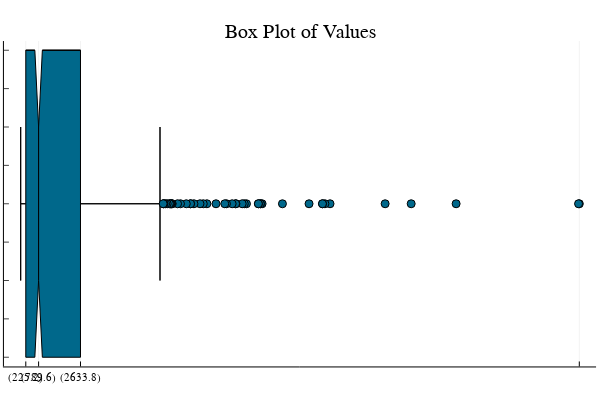

The code cell stored with this chart in its notebook:
### Code cell
using StatsPlots, Plots

plotly()
data = df_person.total_minutes

# Compute quartiles and max
p25, p50, p75 = quantile(data, [0.25, 0.50, 0.75])
max_val = maximum(data)

# Create box plot without y-axis numbers
p = boxplot(data, title="Box Plot of Values", orientation=:horizontal, 
    legend=false, notch=true, color=:deepskyblue4, yticks=false, xticks=([p25, p50, p75, max_val], 
    ["($(round(p25, digits=1)))", "($(round(p50, digits=1)))", 
     "($(round(p75, digits=1)))", "($(round(max_val, digits=1)))"]))

display(p)
savefig(p, "boxplot_updated.svg")

### Figure 1 — Plotly figure (JSON) as saved in the notebook; plotly's stock layout.template omitted (floating-point values rounded to 4 significant figures)
{"data": [{"fill": "tozeroy", "fillcolor": "rgba(0, 104, 139, 1.000)", "legendgroup": "y1", "line": {"color": "rgba(0, 0, 0, 1)", "dash": "solid", "width": 1}, "mode": "lines", "name": "y1", "showlegend": true, "type": "scatter", "x": [1, 1, 1, 1, 225.2, 1], "xaxis": "x", "y": [1, 0.8, 1.2, 1, 1, 1], "yaxis": "y"}, {"fill": "tozeroy", "fillcolor": "rgba(0, 104, 139, 1.000)", "legendgroup": "y1", "line": {"color": "rgba(0, 0, 0, 1)", "dash": "solid", "width": 1}, "mode": "lines", "name": "y1", "showlegend": false, "type": "scatter", "x": [225.2, 624.6, 789.6, 789.6, 624.6, 225.2, 225.2, 624.6, 225.2], "xaxis": "x", "y": [1.4, 1.4, 1.2, 0.8, 0.6, 0.6, 1.4, 1.4, 1.4], "yaxis": "y"}, {"fill": "tozeroy", "fillcolor": "rgba(0, 104, 139, 1.000)", "legendgroup": "y1", "line": {"color": "rgba(0, 0, 0, 1)", "dash": "solid", "width": 1}, "mode": "lines", "name": "y1", "showlegend": false, "type": "scatter", "x": [954.6, 2634.0, 2634.0, 954.6, 789.6, 789.6, 954.6, 2634.0, 954.6], "xaxis": "x", "y": [1.4, 1.4, 0.6, 0.6, 0.8, 1.2, 1.4, 1.4, 1.4], "yaxis": "y"}, {"fill": "tozeroy", "fillcolor": "rgba(0, 104, 139, 1.000)", "legendgroup": "y1", "line": {"color": "rgba(0, 0, 0, 1)", "dash": "solid", "width": 1}, "mode": "lines", "name": "y1", "showlegend": false, "type": "scatter", "x": [6135.0, 6135.0, 6135.0, 6135.0, 2634.0, 6135.0], "xaxis": "x", "y": [1, 0.8, 1.2, 1, 1, 1], "yaxis": "y"}, {"colorbar": {"len": 0.9039, "title": {"text": ""}, "x": 0.9934, "y": 0.4896}, "legendgroup": "y1", "marker": {"color": "rgba(0, 104, 139, 1.000)", "line": {"color": "rgba(0, 0, 0, 1)", "width": 1}, "size": 8, "symbol": "circle"}, "mode": "markers", "name": "y1", "showlegend": false, "type": "scatter", "x": [24600.0, 24560.0, 19170.0, 17190.0, 16050.0, 13620.0, 13400.0, 13290.0, 13290.0, 12700.0, 11530.0, 10630.0, 10560.0, 10550.0, 10470.0, 10470.0, 9941.0, 9846.0, 9754.0, 9478.0, 9464.0, 9311.0, 9061.0, 8986.0, 8600.0, 8200.0, 8040.0, 7896.0, 7629.0, 7483.0, 7478.0, 7291.0, 7037.0, 6908.0, 6672.0, 6649.0, 6632.0, 6608.0, 6584.0, 6548.0, 6452.0, 6383.0, 6305.0, 6302.0, 6274.0], "xaxis": "x", "y": [1, 1, 1, 1, 1, 1, 1, 1, 1, 1, 1, 1, 1, 1, 1, 1, 1, 1, 1, 1, 1, 1, 1, 1, 1, 1, 1, 1, 1, 1, 1, 1, 1, 1, 1, 1, 1, 1, 1, 1, 1, 1, 1, 1, 1], "yaxis": "y"}, {"colorbar": {"len": 0.9039, "title": {"text": ""}, "x": 0.9934, "y": 0.4896}, "hoverinfo": "text", "legendgroup": "y1", "line": {"color": "rgba(0, 104, 139, 1.000)", "dash": "solid", "shape": "linear", "width": 0}, "mode": "lines", "name": "y1", "showlegend": false, "text": ["Lower fence: 1.0", "Lower fence: 1.0", "Lower fence: 1.0", "Lower fence: 1.0", "Q1: 225.24499999999998"], "type": "scatter", "x": [1, 1, 1, 1, 225.2], "xaxis": "x", "y": [1, 0.8, 1.2, 1, 1], "yaxis": "y"}, {"colorbar": {"len": 0.9039, "title": {"text": ""}, "x": 0.9934, "y": 0.4896}, "hoverinfo": "text", "legendgroup": "y1", "line": {"color": "rgba(0, 104, 139, 1.000)", "dash": "solid", "shape": "linear", "width": 0}, "mode": "lines", "name": "y1", "showlegend": false, "text": ["Q1: 225.24499999999998", "Median: 789.5899999999999 ± 164.98939714225025", "Median: 789.5899999999999 ± 164.98939714225025", "Median: 789.5899999999999 ± 164.98939714225025", "Median: 789.5899999999999 ± 164.98939714225025", "Q1: 225.24499999999998", "Q1: 225.24499999999998", "Median: 789.5899999999999 ± 164.98939714225025"], "type": "scatter", "x": [225.2, 624.6, 789.6, 789.6, 624.6, 225.2, 225.2, 624.6], "xaxis": "x", "y": [1.4, 1.4, 1.2, 0.8, 0.6, 0.6, 1.4, 1.4], "yaxis": "y"}, {"colorbar": {"len": 0.9039, "title": {"text": ""}, "x": 0.9934, "y": 0.4896}, "hoverinfo": "text", "legendgroup": "y1", "line": {"color": "rgba(0, 104, 139, 1.000)", "dash": "solid", "shape": "linear", "width": 0}, "mode": "lines", "name": "y1", "showlegend": false, "text": ["Median: 789.5899999999999 ± 164.98939714225025", "Q3: 2633.79", "Q3: 2633.79", "Median: 789.5899999999999 ± 164.98939714225025", "Median: 789.5899999999999 ± 164.98939714225025", "Median: 789.5899999999999 ± 164.98939714225025", "Median: 789.5899999999999 ± 164.98939714225025", "Q3: 2633.79"], "type": "scatter", "x": [954.6, 2634.0, 2634.0, 954.6, 789.6, 789.6, 954.6, 2634.0], "xaxis": "x", "y": [1.4, 1.4, 0.6, 0.6, 0.8, 1.2, 1.4, 1.4], "yaxis": "y"}, {"colorbar": {"len": 0.9039, "title": {"text": ""}, "x": 0.9934, "y": 0.4896}, "hoverinfo": "text", "legendgroup": "y1", "line": {"color": "rgba(0, 104, 139, 1.000)", "dash": "solid", "shape": "linear", "width": 0}, "mode": "lines", "name": "y1", "showlegend": false, "text": ["Upper fence: 6135.12", "Upper fence: 6135.12", "Upper fence: 6135.12", "Upper fence: 6135.12", "Q3: 2633.79"], "type": "scatter", "x": [6135.0, 6135.0, 6135.0, 6135.0, 2634.0], "xaxis": "x", "y": [1, 0.8, 1.2, 1, 1], "yaxis": "y"}], "layout": {"annotations": [{"font": {"color": "rgba(0, 0, 0, 1)", "family": "sans-serif", "size": 20}, "rotation": 0, "showarrow": false, "text": "Box Plot of Values", "x": 0.5, "xanchor": "center", "xref": "paper", "y": 1, "yanchor": "top", "yref": "paper"}], "height": 400, "margin": {"b": 20, "l": 0, "r": 0, "t": 20}, "paper_bgcolor": "rgba(255, 255, 255, 1.000)", "plot_bgcolor": "rgba(255, 255, 255, 1.000)", "showlegend": false, "width": 600, "xaxis": {"anchor": "y", "domain": [0.006562, 0.9934], "gridcolor": "rgba(0, 0, 0, 0.1)", "gridwidth": 0.5, "linecolor": "rgba(0, 0, 0, 1)", "mirror": false, "range": [-736.9, 25330.0], "showgrid": true, "showline": true, "showticklabels": true, "tickangle": 0, "tickcolor": "rgb(0, 0, 0)", "tickfont": {"color": "rgba(0, 0, 0, 1)", "family": "sans-serif", "size": 11}, "tickmode": "array", "ticks": "inside", "ticktext": ["(225.2)", "(789.6)", "(2633.8)", "(24597.0)"], "tickvals": [225.2, 789.6, 2634.0, 24600.0], "title": {"font": {"color": "rgba(0, 0, 0, 1)", "family": "sans-serif", "size": 15}, "text": ""}, "type": "linear", "visible": true, "zeroline": false, "zerolinecolor": "rgba(0, 0, 0, 1)"}, "yaxis": {"anchor": "x", "domain": [0.03762, 0.9415], "gridcolor": "rgba(0, 0, 0, 0.1)", "gridwidth": 0.5, "linecolor": "rgba(0, 0, 0, 1)", "mirror": false, "range": [0.576, 1.424], "showgrid": false, "showline": true, "showticklabels": false, "tickangle": 0, "ticks": "inside", "title": {"text": ""}, "type": "linear", "visible": true, "zeroline": false, "zerolinecolor": "rgba(0, 0, 0, 1)"}}}
